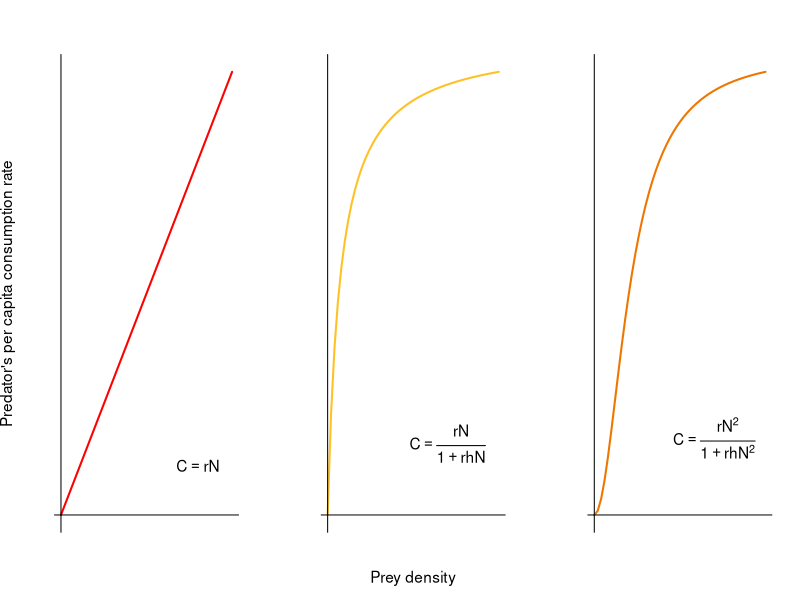

The R source for this figure:
N = 0:50
r = 0.9
h = .3
b = 2

type1 = r*N
type2 = (r*N)/(1+r*h*N)
type3 = ((r*N)^b)/(1+r*h*N^b)

par(mfrow=c(1,3))
plot(N,type1,'l',lwd=2,frame=FALSE,xlab="",ylab="Predator's per capita consumption rate",axes=FALSE,cex.lab=1.4,col="red")
abline(h=0)
abline(v=0)
text(40,5,expression(C==rN),cex=1.4)
plot(N,type2,'l',lwd=2,frame=FALSE,xlab="Prey density",ylab="",axes=FALSE,cex.lab=1.4,col=colors()[148])
abline(h=0)
abline(v=0)
text(35,.5,expression(C==frac(rN,1+rhN)),cex=1.4)

N = 0:50
r = 0.9
h = .01
b = 2
type3 = ((r*N)^b)/(1+r*h*N^b)

plot(N,type3,'l',lwd=2,frame=FALSE,xlab=" ",ylab=" ",axes=FALSE,col=colors()[92])
text(35,15,expression(C==frac(rN^2,1+rhN^2)),cex=1.4)
abline(h=0)
abline(v=0)